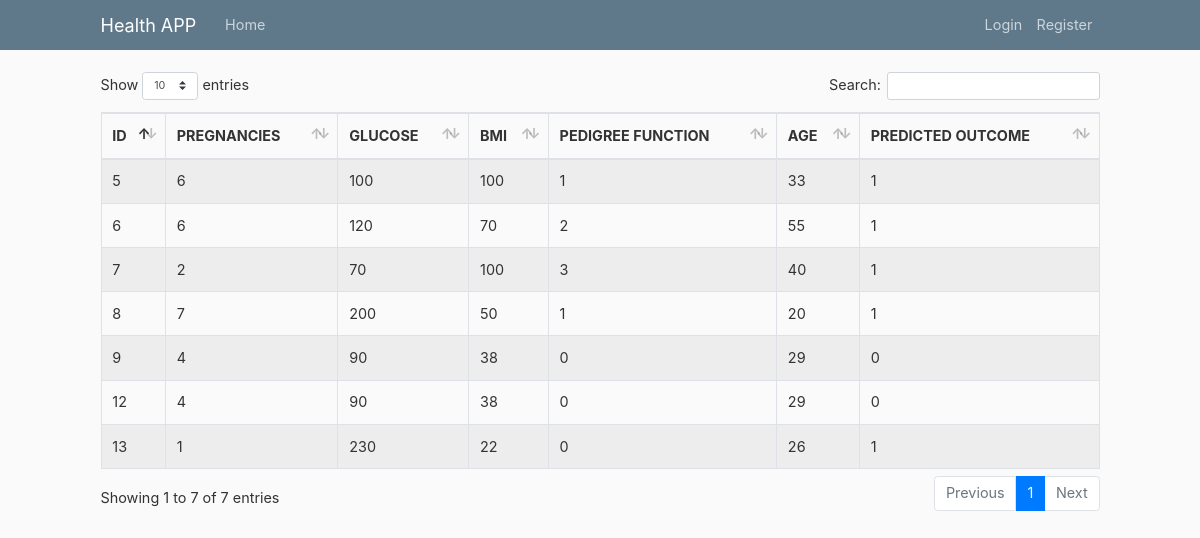
/view, run on the app's committed database.
### app/models.py (models this page shows, shortened)
class Patient(db.Model):
	id = db.Column(db.Integer, primary_key=True)
	pregnancies = db.Column(db.Integer, nullable=False)
	glucose = db.Column(db.Integer, nullable=False)
	bmi = db.Column(db.Integer, nullable=False)
	pedigree_function = db.Column(db.Integer, nullable=False)
	age = db.Column(db.Integer, nullable=False)
	date_posted = db.Column(db.DateTime, nullable=False, default=datetime.utcnow)
	user_id = db.Column(db.Integer, db.ForeignKey('user.id'), nullable=False)
	outcome = db.Column(db.Integer, nullable=False)

### app/main/routes.py (the view)
@main.route("/view")
def view():
	page = request.args.get('page', 1, type=int)
	patients = Patient.query.order_by(Patient.date_posted.desc()).paginate(page=page)
	return render_template('view.html', patients=patients, title='Patients')

### app/templates/view.html
{% extends "layout.html" %}
{% block content %}
<table class="table table-hover table-bordered table-striped" id="mydata">
	<thead>
		<tr>
			<th>ID</th>
			<th>PREGNANCIES</th>
			<th>GLUCOSE</th>
			<th>BMI</th>
			<th>PEDIGREE FUNCTION</th>
			<th>AGE</th>
			<th>PREDICTED OUTCOME</th>
		</tr>
	</thead>
	<tbody>
	{% for patient in patients.items %}
		<tr>
			<td>{{ patient.id }}</td>
			<td>{{ patient.pregnancies }}</td>
			<td>{{ patient.glucose }}</td>
			<td>{{ patient.bmi }}</td>
			<td>{{ patient.pedigree_function }}</td>
			<td>{{ patient.age }}</td>
			<td>{{ patient.outcome }}</td>
		</tr>
	{% endfor %}
	</tbody>
</table>
{% endblock content %}

### app/templates/layout.html (shortened to what this page needs)
<!DOCTYPE html>
<html lang="en">
<head>
	<link rel="stylesheet" type="text/css" href="{{ url_for('static', filename='bootstrap.min.css') }}">
	<link rel="stylesheet" type="text/css" href="{{ url_for('static', filename='dataTables.bootstrap4.min.css') }}">
	<link rel="stylesheet" type="text/css" href="{{ url_for('static', filename='bootstrap.css') }}">
	<link rel="stylesheet" type="text/css" href="{{ url_for('static', filename='main.css') }}">
</head>
<body>
	<header class="site-header">
		<nav class="navbar navbar-expand-md navbar-dark bg-steel fixed-top">
			<div class="container">
				<a class="navbar-brand mr-4" href="/">Health APP</a>
				<div class="collapse navbar-collapse" id="navbarToggle">
					<div class="navbar-nav mr-auto">
						{% if current_user.is_authenticated %}
						{% else %}
							<a class="nav-item nav-link" href="{{ url_for('main.home') }}">Home</a>
						{% endif %}
					</div>
					<div class="navbar-nav" id="side-stuff">
						{% if current_user.is_authenticated %}
							<a class="nav-item nav-link" href="{{ url_for('patients.new_patient') }}">New Patient</a>
							<a class="nav-item nav-link" href="{{ url_for('users.account') }}">Account</a>
							<a class="nav-item nav-link" href="{{ url_for('users.logout') }}">Logout</a>
						{% else %}
							<a class="nav-item nav-link" href="{{ url_for('users.login') }}">Login</a>
							<a class="nav-item nav-link" href="{{ url_for('users.register') }}">Register</a>
						{% endif %}
					</div>
				</div>
			</div>
		</nav>
	</header>
		<main role="main" class="container">
			<div class="row">
				<div class="col-md-12">
					{% block content %}{% endblock %}
				</div>
			</div>
		</main>
</body>
</html>

### app/static/main.css (style rules this page uses)
body { background: #fafafa; color: #333333; margin-top: 5rem; }
.bg-steel { background-color: #5f788a; }
.site-header .navbar-nav .nav-link { color: #cbd5db; }

### app/templates/layout.html (style rules this page uses)
body { zoom:90%; }

### data on the page
Patient: id "13", pregnancies "1", glucose "230", bmi "22", pedigree_function "0", age "26", outcome "1"
Patient: id "12", pregnancies "4", glucose "90", bmi "38", pedigree_function "0", age "29", outcome "0"
Patient: id "9", pregnancies "4", glucose "90", bmi "38", pedigree_function "0", age "29", outcome "0"
Patient: id "8", pregnancies "7", glucose "200", bmi "50", pedigree_function "1", age "20", outcome "1"
Patient: id "7", pregnancies "2", glucose "70", bmi "100", pedigree_function "3", age "40", outcome "1"
Patient: id "6", pregnancies "6", glucose "120", bmi "70", pedigree_function "2", age "55", outcome "1"
Patient: id "5", pregnancies "6", glucose "100", bmi "100", pedigree_function "1", age "33", outcome "1"
